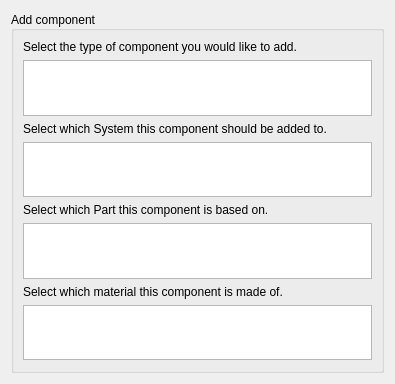
<?xml version="1.0" encoding="UTF-8"?>
<ui version="4.0">
 <class>TaskPanel</class>
 <widget class="QWidget" name="TaskPanel">
  <property name="geometry">
   <rect>
    <x>0</x>
    <y>0</y>
    <width>395</width>
    <height>384</height>
   </rect>
  </property>
  <property name="sizePolicy">
   <sizepolicy hsizetype="Preferred" vsizetype="Preferred">
    <horstretch>0</horstretch>
    <verstretch>1</verstretch>
   </sizepolicy>
  </property>
  <property name="minimumSize">
   <size>
    <width>0</width>
    <height>384</height>
   </size>
  </property>
  <property name="windowTitle">
   <string/>
  </property>
  <layout class="QGridLayout" name="gridLayout">
   <item row="0" column="0">
    <layout class="QVBoxLayout" name="verticalLayout">
     <property name="sizeConstraint">
      <enum>QLayout::SetMinimumSize</enum>
     </property>
     <item>
      <widget class="QGroupBox" name="groupBox">
       <property name="sizePolicy">
        <sizepolicy hsizetype="Preferred" vsizetype="Minimum">
         <horstretch>0</horstretch>
         <verstretch>1</verstretch>
        </sizepolicy>
       </property>
       <property name="minimumSize">
        <size>
         <width>0</width>
         <height>128</height>
        </size>
       </property>
       <property name="title">
        <string>Add component</string>
       </property>
       <property name="alignment">
        <set>Qt::AlignLeading|Qt::AlignLeft|Qt::AlignVCenter</set>
       </property>
       <property name="flat">
        <bool>false</bool>
       </property>
       <layout class="QVBoxLayout" name="verticalLayout_2">
        <property name="sizeConstraint">
         <enum>QLayout::SetDefaultConstraint</enum>
        </property>
        <item>
         <widget class="QLabel" name="sortLabel">
          <property name="text">
           <string>Select the type of component you would like to add.</string>
          </property>
         </widget>
        </item>
        <item>
         <widget class="QListWidget" name="sortList"/>
        </item>
        <item>
         <widget class="QLabel" name="systemLabel">
          <property name="text">
           <string>Select which System this component should be added to.</string>
          </property>
         </widget>
        </item>
        <item>
         <widget class="QListWidget" name="systemList"/>
        </item>
        <item>
         <widget class="QLabel" name="partLabel">
          <property name="text">
           <string>Select which Part this component is based on.</string>
          </property>
         </widget>
        </item>
        <item>
         <widget class="QListWidget" name="partList"/>
        </item>
        <item>
         <widget class="QLabel" name="label">
          <property name="text">
           <string>Select which material this component is made of.</string>
          </property>
         </widget>
        </item>
        <item>
         <widget class="QListWidget" name="materialList"/>
        </item>
       </layout>
      </widget>
     </item>
    </layout>
   </item>
  </layout>
 </widget>
 <resources/>
 <connections/>
</ui>
